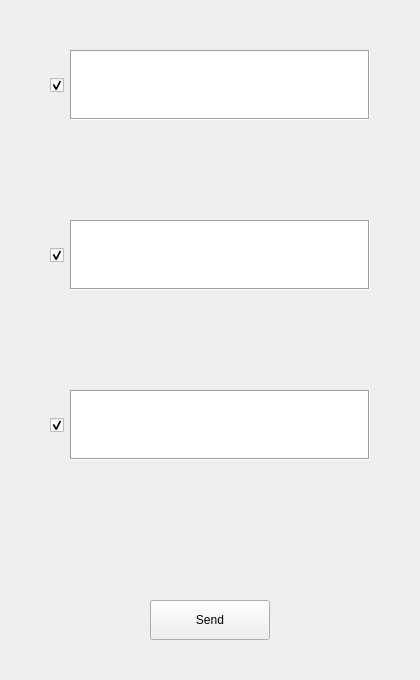
<?xml version="1.0" encoding="UTF-8"?>
<ui version="4.0">
 <class>Form</class>
 <widget class="QWidget" name="Form">
  <property name="geometry">
   <rect>
    <x>0</x>
    <y>0</y>
    <width>420</width>
    <height>680</height>
   </rect>
  </property>
  <property name="windowTitle">
   <string>Form</string>
  </property>
  <widget class="QCheckBox" name="breakfast_menu">
   <property name="geometry">
    <rect>
     <x>50</x>
     <y>50</y>
     <width>500</width>
     <height>70</height>
    </rect>
   </property>
   <property name="text">
    <string/>
   </property>
   <property name="checked">
    <bool>true</bool>
   </property>
  </widget>
  <widget class="QLabel" name="breakfast_star_1">
   <property name="geometry">
    <rect>
     <x>50</x>
     <y>150</y>
     <width>39</width>
     <height>39</height>
    </rect>
   </property>
   <property name="text">
    <string/>
   </property>
   <property name="pixmap">
    <pixmap>../kakaotalk_bot/dev/star.png</pixmap>
   </property>
  </widget>
  <widget class="QLabel" name="breakfast_star_2">
   <property name="geometry">
    <rect>
     <x>120</x>
     <y>150</y>
     <width>39</width>
     <height>39</height>
    </rect>
   </property>
   <property name="text">
    <string/>
   </property>
   <property name="pixmap">
    <pixmap>../kakaotalk_bot/dev/star.png</pixmap>
   </property>
  </widget>
  <widget class="QLabel" name="breakfast_star_3">
   <property name="geometry">
    <rect>
     <x>190</x>
     <y>150</y>
     <width>39</width>
     <height>39</height>
    </rect>
   </property>
   <property name="text">
    <string/>
   </property>
  </widget>
  <widget class="QLabel" name="breakfast_star_4">
   <property name="geometry">
    <rect>
     <x>260</x>
     <y>150</y>
     <width>39</width>
     <height>39</height>
    </rect>
   </property>
   <property name="text">
    <string/>
   </property>
  </widget>
  <widget class="QLabel" name="breakfast_star_5">
   <property name="geometry">
    <rect>
     <x>330</x>
     <y>150</y>
     <width>39</width>
     <height>39</height>
    </rect>
   </property>
   <property name="text">
    <string/>
   </property>
   <property name="pixmap">
    <pixmap>../kakaotalk_bot/dev/star.png</pixmap>
   </property>
  </widget>
  <widget class="QLabel" name="lunch_star_4">
   <property name="geometry">
    <rect>
     <x>260</x>
     <y>320</y>
     <width>39</width>
     <height>39</height>
    </rect>
   </property>
   <property name="text">
    <string/>
   </property>
  </widget>
  <widget class="QLabel" name="lunch_star_1">
   <property name="geometry">
    <rect>
     <x>50</x>
     <y>320</y>
     <width>39</width>
     <height>39</height>
    </rect>
   </property>
   <property name="text">
    <string/>
   </property>
  </widget>
  <widget class="QLabel" name="lunch_star_5">
   <property name="geometry">
    <rect>
     <x>330</x>
     <y>320</y>
     <width>39</width>
     <height>39</height>
    </rect>
   </property>
   <property name="text">
    <string/>
   </property>
  </widget>
  <widget class="QCheckBox" name="lunch_menu">
   <property name="geometry">
    <rect>
     <x>50</x>
     <y>220</y>
     <width>500</width>
     <height>70</height>
    </rect>
   </property>
   <property name="text">
    <string/>
   </property>
   <property name="checked">
    <bool>true</bool>
   </property>
  </widget>
  <widget class="QLabel" name="lunch_star_3">
   <property name="geometry">
    <rect>
     <x>190</x>
     <y>320</y>
     <width>39</width>
     <height>39</height>
    </rect>
   </property>
   <property name="text">
    <string/>
   </property>
  </widget>
  <widget class="QLabel" name="lunch_star_2">
   <property name="geometry">
    <rect>
     <x>120</x>
     <y>320</y>
     <width>39</width>
     <height>39</height>
    </rect>
   </property>
   <property name="text">
    <string/>
   </property>
  </widget>
  <widget class="QCheckBox" name="dinner_menu">
   <property name="geometry">
    <rect>
     <x>50</x>
     <y>390</y>
     <width>500</width>
     <height>70</height>
    </rect>
   </property>
   <property name="text">
    <string/>
   </property>
   <property name="checked">
    <bool>true</bool>
   </property>
  </widget>
  <widget class="QLabel" name="dinner_star_4">
   <property name="geometry">
    <rect>
     <x>260</x>
     <y>490</y>
     <width>39</width>
     <height>39</height>
    </rect>
   </property>
   <property name="text">
    <string/>
   </property>
  </widget>
  <widget class="QLabel" name="dinner_star_2">
   <property name="geometry">
    <rect>
     <x>120</x>
     <y>490</y>
     <width>39</width>
     <height>39</height>
    </rect>
   </property>
   <property name="text">
    <string/>
   </property>
  </widget>
  <widget class="QLabel" name="dinner_star_5">
   <property name="geometry">
    <rect>
     <x>330</x>
     <y>490</y>
     <width>39</width>
     <height>39</height>
    </rect>
   </property>
   <property name="text">
    <string/>
   </property>
  </widget>
  <widget class="QLabel" name="dinner_star_1">
   <property name="geometry">
    <rect>
     <x>50</x>
     <y>490</y>
     <width>39</width>
     <height>39</height>
    </rect>
   </property>
   <property name="text">
    <string/>
   </property>
  </widget>
  <widget class="QLabel" name="dinner_star_3">
   <property name="geometry">
    <rect>
     <x>190</x>
     <y>490</y>
     <width>39</width>
     <height>39</height>
    </rect>
   </property>
   <property name="text">
    <string/>
   </property>
  </widget>
  <widget class="QPushButton" name="send_button">
   <property name="geometry">
    <rect>
     <x>150</x>
     <y>600</y>
     <width>120</width>
     <height>40</height>
    </rect>
   </property>
   <property name="text">
    <string>Send</string>
   </property>
  </widget>
  <widget class="QTextBrowser" name="breakfast_text">
   <property name="geometry">
    <rect>
     <x>70</x>
     <y>50</y>
     <width>300</width>
     <height>70</height>
    </rect>
   </property>
   <property name="frameShape">
    <enum>QFrame::Box</enum>
   </property>
  </widget>
  <widget class="QTextBrowser" name="lunch_text">
   <property name="geometry">
    <rect>
     <x>70</x>
     <y>220</y>
     <width>300</width>
     <height>70</height>
    </rect>
   </property>
   <property name="frameShape">
    <enum>QFrame::Box</enum>
   </property>
  </widget>
  <widget class="QTextBrowser" name="dinner_text">
   <property name="geometry">
    <rect>
     <x>70</x>
     <y>390</y>
     <width>300</width>
     <height>70</height>
    </rect>
   </property>
   <property name="frameShape">
    <enum>QFrame::Box</enum>
   </property>
  </widget>
 </widget>
 <resources/>
 <connections/>
</ui>
